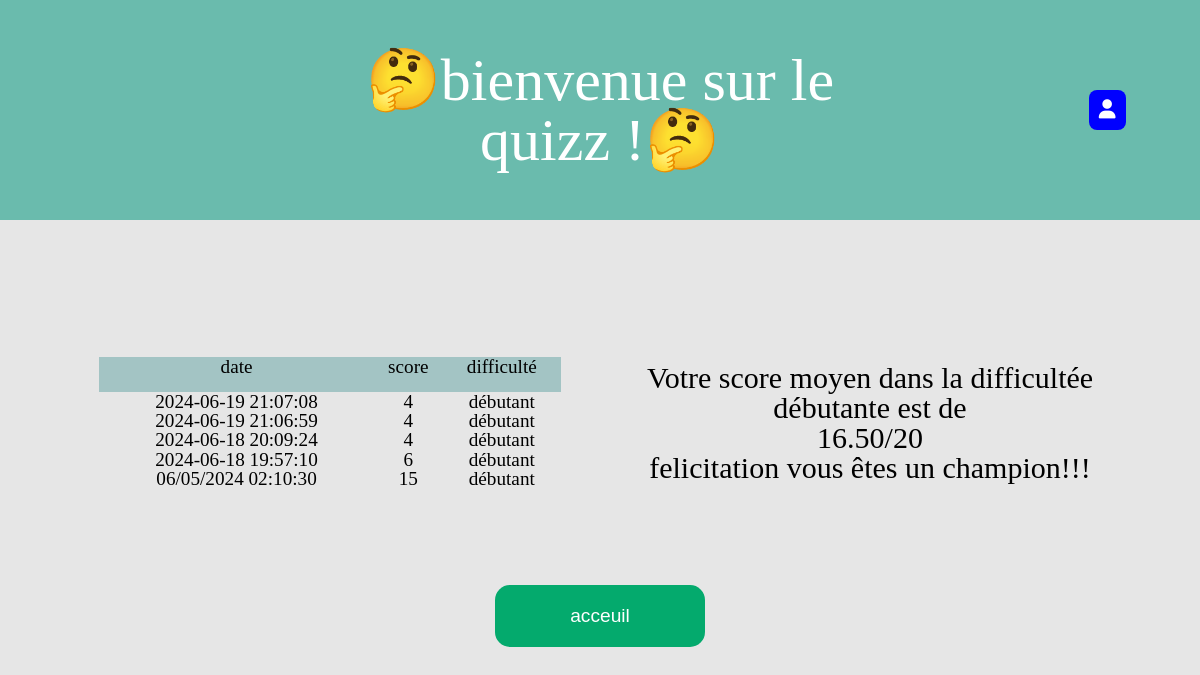
Screenshot of /profil.php (signed in) with the database file from the repository.
### tables this page shows
CREATE TABLE IF NOT EXISTS `resultat` (
  `idre` int NOT NULL AUTO_INCREMENT,
  `note` int NOT NULL,
  `date` varchar(50) NOT NULL,
  `idu` int NOT NULL,
  `niveau` int NOT NULL,
  PRIMARY KEY (`idre`),
  KEY `indidu` (`idu`)
);

### profil.php (the view, shortened to what this page needs)
<?php
require("connect.php");
$idu = $_SESSION["idu"];
$resu = "select * from resultat where idu = $idu order by idre desc LIMIT 5";
$res = mysqli_query($id, $resu);
?>
<!DOCTYPE html>
<html lang="en">
<head>
    <link rel="stylesheet" href="css/reset.css">
    <link rel="stylesheet" href="css/profil.css">
</head>
<header>
    <?php
require_once("header.php");
?>
</header>
<body>
    <div class="container1">
    <?php
                if($tot2 = 0){
                    echo "Vous n'avez pas encore enregistré de score !!!";
                ?><div class="bout">
                    <a href="index.php"><input type="button" value="acceuil" name="Accueil"></a>
                    </div><?php
                }else{
    ?>
        <div class="tableau">
            <table>
                <tr>
                    <th>date</th>
                    <th>score</th>
                    <th>difficulté</th>
                </tr>
                <?php
                while ($ligne = mysqli_fetch_array($res)){
                    $date = $ligne["date"];
                    $note = $ligne["note"];
                    $niveau = $ligne["niveau"];
            ?>
                <tr>
                    <td><?=$date?></td>
                    <td><?=$note?></td>
                    <td>
                        <?php
                    if($niveau == 1){
                        echo "expert";
                    }else{
                        echo "débutant";
                    }
                    ?>
                    </td>
                </tr>
                <?php
                }}
            ?>
            </table>
        </div>
        <?php if ($niveau == 0){
        ?>
        <div class="moyenne">
            <?php
                $sql = "SELECT SUM(note) As 'note' FROM resultat where idu = $idu and niveau = 0";
                $query = mysqli_query($id, $sql);
                $som = mysqli_fetch_array($query);
                if($tot = 0){
                    echo "vous n'avez pas encore de score enregistré";
                }else{
                $moyenne1 = $som["note"]/2;
                $moyenne1 = number_format($moyenne1, 2);
            ?>
            Votre score moyen dans la difficultée
            <?php echo "<b>débutante</b> est de <br> <b>"."$moyenne1"."/20</b><br>"; ?>
            <?php
            if($moyenne1 < 10){
                echo "reprenez-vous !!!";
            }elseif($moyenne1 >= 10 && $moyenne1 < 15){
                echo"vous y êtes presque, continuez comme ça !!!";
            }elseif($moyenne1 == 15 || $moyenne1 >15){
            echo "felicitation vous êtes un champion!!!";
            }}
        }
            ?>
        </div>
        </div>
    <div class="bout">
        <a href="index.php"><input type="button" value="acceuil" name="Accueil"></a>
    </div>
</body>
</html>

### header.php (shortened to what this page needs)
<!DOCTYPE html>
<html lang="fr">
<head>
    <link rel="stylesheet" href="css/reset.css">
    <link rel="stylesheet" href="css/header.css">
</head>
<body>
    <header>
    <div class="container">
        <div class="col-3">
        </div>
        <div class="logo">
            <a href="index.php">🤔bienvenue sur le quizz !🤔</a>
        </div>
        <div class="profil">
        <ul class="nav">
                    <?php
                if(isset($_SESSION["idu"])){
                ?>
                    <li class="block-r">
                        <a href="profil.php" style="color: white; text-decoration: none;"><i
                                class="fa-solid fa-user"></i></a>
                    </li>
                    <?php
                }else{
                    ?>
                    <li class="block-r">
                        <a href="connexion.php" style="color: white; text-decoration: none;">Connexion</a>
                    </li>
                    <?php
                }
                ?>
            </ul>
        </div>
    </div>
    </header>
</body>
</html>

### css/profil.css (style rules this page uses)
* { box-sizing: border-box; }
header { background-color: rgb(106, 187, 173); margin-bottom: 25px; width: 100%; }
body { background-color: rgb(230, 230, 230); }
table { margin: auto; width: 100%; text-align: center; border-collapse: collapse; border: 2px solid rgb(163, 196, 196); }
.container1 { width: 90%; margin: auto; display: flex; padding-top: 100px; }
.tableau { width: 45%; margin: auto; padding: 12px; font-size: larger; }
.moyenne { width: 45%; margin: auto; padding: 12px; text-align: center; font-size: 30px; }
.bout { width: 90%; margin: auto; text-align: center; padding-top: 60px; }
input[type=button] { justify-content: center; font-size: larger; background-color: #04AA6D; border: grey; border-radius: 15px; color: white; padding-left:75px; padding-right:75px; padding-top:20px; padding-bottom:20px; margin: 25px; cursor: pointer; }
th { height: 35px; background-color: rgb(163, 196, 196); color: black; font-family: 'Gill Sans', 'Gill Sans MT', Calibri, 'Trebuchet MS', sans-serif; }
tr, td { padding: 3px; }

### css/header.css (style rules this page uses)
* { box-sizing: border-box; }
header { background-color: rgb(106, 187, 173); margin-bottom: 25px; width: 100%; }
.logo { width: 50%; padding-left: 12px; padding-right: 12px; text-align: center; font-size: 60px; }
.container { width: 100%; display: flex; flex-wrap: wrap; padding-top: 50px; padding-bottom: 50px; }
.nav { align-items: center; margin: auto; width: 25%; }
.nav li { display: inline-block; font-weight: 700; font-size: larger; }
.block-r { background-color: blue; border-radius: 8px; box-shadow: 1px 1 px 5px #e3e3e3; padding: 10px; }
a { text-decoration: none; color: white; }
.col-3 { width: 25%; padding-left: 12px; padding-right: 12px; }
.profil { align-self: center; padding-left: 175px; }

### rows the page displays
resultat: date "2024-06-19 21:07:08", note "4", niveau "débutant"
resultat: date "2024-06-19 21:06:59", note "4", niveau "débutant"
resultat: date "2024-06-18 20:09:24", note "4", niveau "débutant"
resultat: date "2024-06-18 19:57:10", note "6", niveau "débutant"
resultat: date "06/05/2024 02:10:30", note "15", niveau "débutant"

### other values shown
$moyenne1 "16.50"
